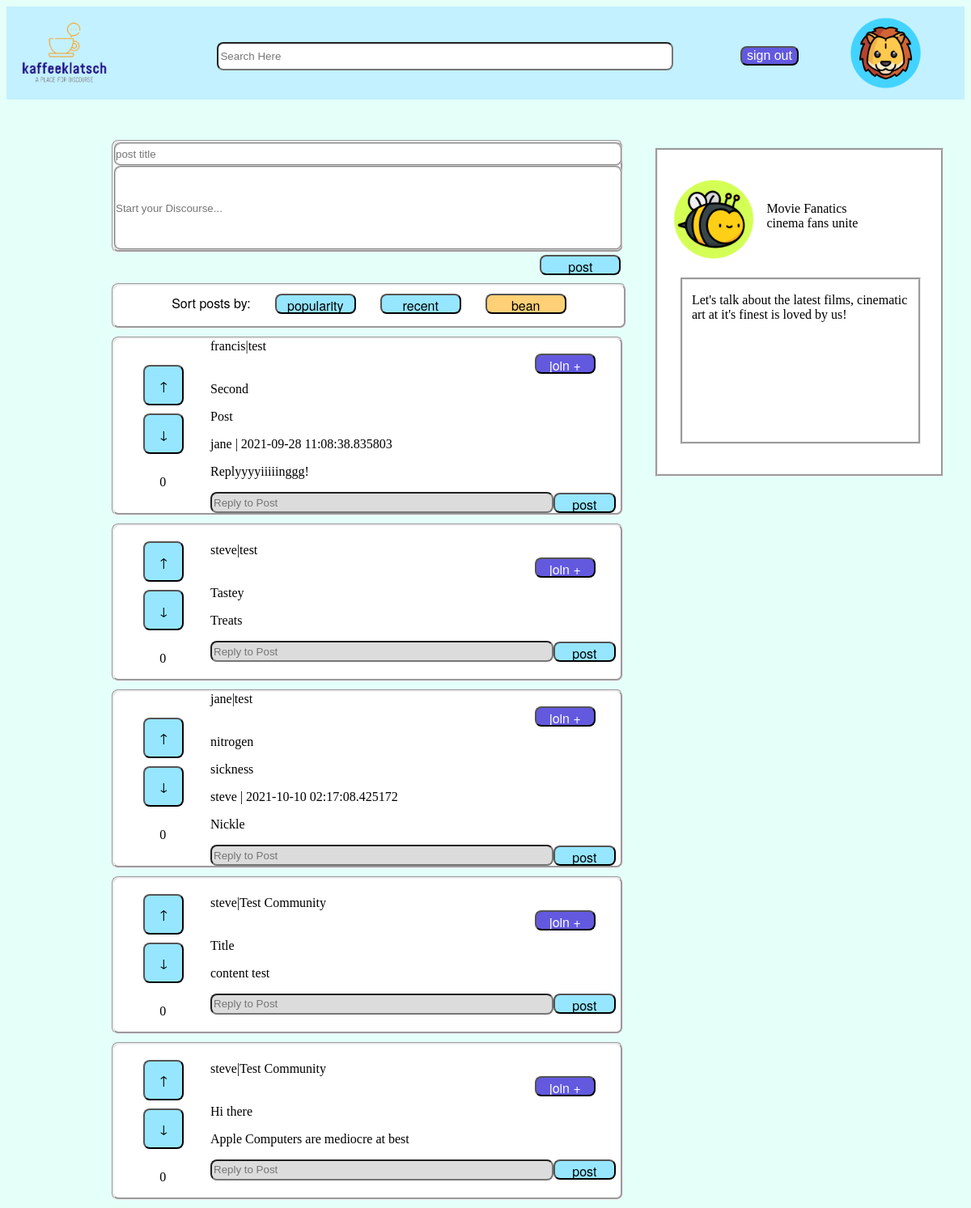
/communityPage (signed in), run on the app's committed database.
### kaffeeklatsch/models/models.py (models this page shows, shortened)
class User(db.Model, UserMixin):
    id = db.Column(db.Integer, nullable=False, primary_key=True, unique=True)
    username = db.Column(db.Text, db.ForeignKey('user_access.username'), nullable=False)
    tagline = db.Column(db.Text, db.ForeignKey('user_access.tagline'), nullable=True)
    date_joined = db.Column(db.Text, nullable=False)
    avatar = db.Column(db.Text, nullable=True)
    first_name = db.Column(db.Text, nullable=True)
    last_name = db.Column(db.Text, nullable=True)
    communities = db.Column(db.Text, nullable=True)
    users_following = db.Column(db.Text, nullable=True)
    tagline = db.Column(db.Text, nullable=True)
    date_joined = db.Column(db.Text, nullable=False)
    summary = db.Column(db.Text, nullable=True)

class Post(db.Model):
    title = db.Column(db.Text, nullable=False)
    content = db.Column(db.Text, nullable=False)
    posting_user = db.Column(db.Text, db.ForeignKey('user_access.username'), nullable=False)
    posted_date = db.Column(db.DateTime, nullable=False)
    community = db.Column(db.Text, nullable=False)
    UUID = db.Column(db.Integer, nullable=False, primary_key=True, unique=True)
    tally = db.Column(db.Integer, nullable=False)
    replies = relationship('Reply', backref='reply', lazy=True)
    def __repr__(self):
        return f"""\nPost {self.UUID}:
        \t-author: {self.posting_user}
        \t-posted_date: {self.posted_date}
        \t-content: {self.content}
        \t-community: {self.community}
        """

class Reply(db.Model):
    original_post_id = db.Column(db.Integer, db.ForeignKey('post.UUID'), nullable=False)
    reply_content = db.Column(db.Text, nullable=False)
    reply_user = db.Column(db.Text, db.ForeignKey('user_access.username'), nullable=False)
    reply_date = db.Column(db.DateTime, nullable=False)
    reply_UUID = db.Column(db.Integer, nullable=False, primary_key=True, unique=True)

class Community(db.Model):
    community_id = db.Column(db.Integer, nullable=False, primary_key=True, unique=True)
    community_name = db.Column(db.Text, nullable=False)
    community_tagline = db.Column(db.Text, nullable=True)
    community_content = db.Column(db.Text, nullable=True)
    community_image = db.Column(db.Text, nullable=False)
    community_datejoined = db.Column(db.Text, nullable=False)

### kaffeeklatsch/routes.py (the view)
@app.route('/communityPage', methods=['GET', 'POST'])
def communityPage():
  if request.method == 'POST':
    return redirect(url_for('feed'))
  sortPostForm = SortPostForm()
  replyForm = ReplyForm()
  makePostForm = MakePostForm()
  upVoteForm = UpVoteForm()
  upVoteHandler = UpVoteHandler()
  downVoteForm = DownVoteForm()
  downVoteHandler = DownVoteHandler()
  communityInfo = Community.query.filter_by(community_id=3).first()
  posts = Post.query.all()
  print(posts)
  userName = current_user.username
  userInfo = User.query.filter_by(username=userName).first()
  return render_template('community_page.html',
  makePostForm=makePostForm,
  sortPostForm=sortPostForm,
  replyForm=replyForm,
  posts=posts,
  communityInfo=communityInfo,
  upVoteForm=upVoteForm,
  downVoteForm=downVoteForm,
  userInfo=userInfo)

### kaffeeklatsch/forms/SortPostForm.py
class SortPostForm(FlaskForm):
    popularity = SubmitField('popularity')
    recent = SubmitField('recent')
    bean = SubmitField('bean')

### kaffeeklatsch/forms/ReplyForm.py
class ReplyForm(FlaskForm):
    post = SubmitField('post')
    join = SubmitField('join +')
    replyContent = StringField('reply', validators=[DataRequired(), Length(min=1, max=250)], render_kw={"placeholder": "Reply to Post"})

### kaffeeklatsch/models/models.py (called while the page is built)
@login_manager.user_loader
def load_user(username):
    return User.query.get(username)

### kaffeeklatsch/templates/community_page.html
{% extends 'base.html' %}
{% import 'make_post.html' as makePostTemplate %}
{% import 'sort_post.html' as sortPostTemplate %}
{% import 'post_reply.html' as post_reply %}
{% import 'community_profile_pane.html' as communityPaneTemplate %}
{% block addedCSS %}
<link rel="stylesheet" href="{{ url_for('static', filename='css/feed.css') }}" /> {% endblock %}
{% block search %}
<div class="search-container" id="search-container">
    <input id="search-input" type="search" id="form1" class="form-control" placeholder="Search Here"/>
</div>
{% endblock %}
{% block avatar %}
<a href="/profilepage"><img class="avatar" src="{{ url_for('static', filename='assets/imagefiles/Profile/'+ userInfo.avatar) }}" /></a>
<button onclick="document.location='logout'" class="button-style-credential">sign out</button>
{% endblock %}
{% block body %}
<div class="page">
    <body>
        <div class="content-view">
            <div class="post-pane">
                <form method="POST">
                    {{ makePostTemplate.make_post(makePostForm) }}
                    {{ sortPostTemplate.sort_post(sortPostForm) }}
                </form>
                {% for post in posts %}
                    {{ post_reply.post_reply(replyForm, upVoteForm, downVoteForm, post) }}
                {% endfor %}
            </div>
            <div>
                {{ communityPaneTemplate.community_profile_pane(communityInfo) }}
            </div>
    </body>
</div>
{% endblock %}

### kaffeeklatsch/templates/post_reply.html
{% macro post_reply(replyForm, upVoteForm, downVoteForm, postObject) %}
{% import 'post.html' as replyTemplate %}
<div>
    {{ replyTemplate.post(replyForm, upVoteForm, downVoteForm, postObject) }}
</div>
{% endmacro %}

### kaffeeklatsch/templates/community_profile_pane.html
        {% macro community_profile_pane(communityProfileObject) %}
        <link rel="stylesheet" href="{{ url_for('static', filename='css/community-page.css') }}" />
        <div class="community-info-wrapper">
            <div class="upper-block">
                <div class=avatar_panel>
                    <img class="avatar avatar_image" src="{{ url_for('static', filename='assets/imagefiles/Profile/bee_avatar.png') }}" />
                </div>
                <div class="info-panel">
                    <span>{{ communityProfileObject.community_name }}</span>
                    <span>{{ communityProfileObject.community_tagline }}</span>
                </div>
            </div>
            <div class="user-content">
                <p>{{ communityProfileObject.community_content }}</p>
            </div>
        </div>
        {% endmacro %}

### kaffeeklatsch/templates/post.html (shortened to what this page needs)
{% macro post(replyForm, upVoteForm, downVoteForm, postObject) %}
<link rel="stylesheet" href="{{ url_for('static', filename='css/post.css') }}" />
<div class="post-wrapper">
    <div class="vote-panel">
        <form action="" method="POST">
            {{ upVoteForm.upArrow(class="button-style-b make-button") }}
        </form>
        <form action="" method="POST">
            {{ downVoteForm.downArrow(class="button-style-b make-button") }}
        </form>
        <div class="post-tally">
            <p>{{ postObject.tally }}</p>
        </div>
    </div>
    <div class="post-panel">
        <div class="post-panel__top-line">
            <span class="owner-name">{{ postObject.posting_user }}</span> | <span class="community-content">{{ postObject.community }}</span>
        </div>
        {{ replyForm.join(class="button-style-a post-panel__join-button") }}
        <div class="post-panel__title-line">
            <span class="post-title">{{ postObject.title }}</span>
        </div>
        <div class="post-panel__post-content">
            <p class="post-content">{{ postObject.content }}</p>
        </div>
        {% for reply in postObject.replies %}
            <div class="post-panel__reply">
                <span>{{reply.reply_user}}</span> | <span>{{reply.reply_date}}</span>
                <br>
                <p>{{reply.reply_content}}</p>
            </div>
        {% endfor %}
        <form action="" method="POST">
            <div class="post-panel__reply-line">
                {{ replyForm.replyContent(class="reply-content") }}
                {{ replyForm.post(class="button-style-b make-button") }}
            </div>
        </form>
    </div>
</div>
{% endmacro %}

### kaffeeklatsch/static/css/globalstylesheet.css (style rules this page uses)
body { background-color: #E5FFF9 }
.avatar { height: 100%; float: right; margin-right: 50px; }
.page { margin: 0px; height: 100vh; padding-top: 50px; }
.button-style-credential { border-radius: 8px; background-color: #6259df; font-size: medium; color: white; }
.button-style-a { width: 100px; height: 25px; top: 225px; border-radius: 8px; background-color: #6259df; font-family: "Helvetica Neue", "Arial", sans-serif; font-size: medium; color: white; }
.button-style-b { width: 100px; height: 25px; top: 225px; border-radius: 8px; background-color: #96E6FF; font-family: "Helvetica Neue", "Arial", sans-serif; font-size: medium; color: black; margin-left: 30px; }
.button-style-bean { width: 100px; height: 25px; top: 225px; border-radius: 8px; background-color: #FFD075; font-family: "Helvetica Neue", "Arial", sans-serif; font-size: medium; color: black; margin-left: 30px; }

### kaffeeklatsch/static/css/forms.css (style rules this page uses)
input { margin-bottom: 10px; border-radius: 8px; height: 25px; width: 230px; }

### kaffeeklatsch/static/css/feed.css (style rules this page uses)
.content-view { display: flex; }
.post-pane { display: inline-block; width: 60%; }
#search-container { display: inline-block; text-align: center; width: 60%; height: 80%; padding-top: 10px; }
#search-input { background-color: white; width: 80%; height: 45%; }

### kaffeeklatsch/static/css/sort_post.css (style rules this page uses)
#postContent { left: 10px; }

### kaffeeklatsch/static/css/make_post.css (style rules this page uses)
.make-post-wrapper .post-title { display: block; width: 99.6%; border-style: groove; border-color: lightgrey; margin: 0; padding: 0; }
.make-post-wrapper .post-content { display: block; width: 99.6%; border-style: groove; border-color: lightgrey; margin: 0; padding: 0; height: 100px; }
.make-post-wrapper .make-button { float: right; margin-top: 1%; }

### kaffeeklatsch/static/css/post.css (style rules this page uses)
.post-wrapper { background-color: white; border-style: groove; border-radius: 8px; display: flex; justify-content: center; align-items: center; margin-bottom: 10px; }
.post-wrapper .vote-panel input { width: 50px; height: 50px; }
.post-wrapper .vote-panel { margin-right: 8%; margin-top: 3%; width: 10%; align-content: center; }
.post-wrapper .post-tally { margin-left: 80%; }
.post-wrapper .post-panel { display: inline-block; width: 80%; background-color: white; }
.post-panel .post-panel__reply-line { display: flex; justify-content: center; align-items: center; }
.post-panel .post-panel__join-button { margin-left: 80%; width: 15%; }
.post-wrapper .post-panel #replyContent { width: 500px; margin: auto; }
.post-wrapper .post-panel #post { width: 90px; margin: auto; }
.post-panel__top-line { background-color: white; display: inline-flex; }
#replyContent { width: 80%; height: 20px; top: 470px; left: 150px; background-color: gainsboro; }

### kaffeeklatsch/static/css/community-page.css (style rules this page uses)
.community-info-wrapper { background-color: white; border-style: groove; height: 400px; width: 350px; margin-top: 10px; margin-bottom: 10px; margin-left: 40px; }
.community-info-wrapper .upper-block { display: inline-flex; margin-left: 20%; margin-top: 2%; width: 80%; }
.community-info-wrapper .avatar_panel { margin-top: 10%; margin-bottom: 5%; height: 100px; width: 50px; }
.community-info-wrapper .avatar_image { height: 100%; margin-right:2%; }
.community-info-wrapper .info-panel { margin-top: 15%; margin-left: 5%; display: grid; padding-top: 5%; width: 90%; height: 20%; background-color: white; }
.community-info-wrapper .user-content { margin-top: 8px; margin-left: 8%; border-style: groove; background-color: white; padding-left: 3%; height: 50%; width: 80%; }

### data on the page
User: avatar (picture)
Post: tally "0", posting_user "francis", community "test", title "Second", content "Post"
Reply: reply_user "jane", reply_date "2021-09-28 11:08:38.835803", reply_content "Replyyyyiiiiinggg!"
Post: tally "0", posting_user "steve", community "test", title "Tastey", content "Treats"
Post: tally "0", posting_user "jane", community "test", title "nitrogen", content "sickness"
Reply: reply_user "steve", reply_date "2021-10-10 02:17:08.425172", reply_content "Nickle"
Post: tally "0", posting_user "steve", community "Test Community", title "Title", content "content test"
Post: tally "0", posting_user "steve", community "Test Community", title "Hi there", content "Apple Computers are mediocre at best"
Community: community_name "Movie Fanatics", community_tagline "cinema fans unite", community_content "Let's talk about the latest films, cinematic art at it's finest is loved by us!"
